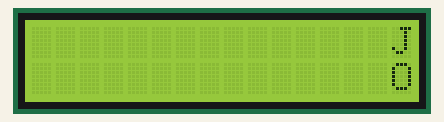
Bench run of a sketch on a simulated Arduino Uno, built with avr-gcc and run on an emulated ATmega328P. Shown: 16×2 character LCD.

Above: at 0.19 s.
At 0.95 s:
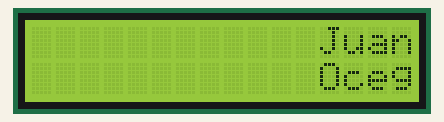
At 1.46 s:
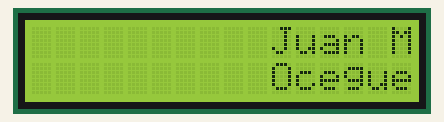
At 1.96 s:
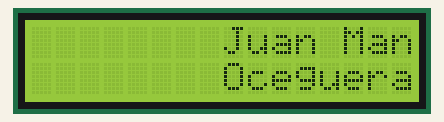
At 3.9 s:
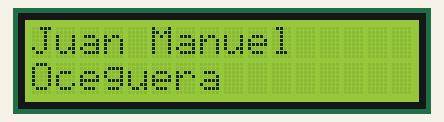
At 6.76 s:
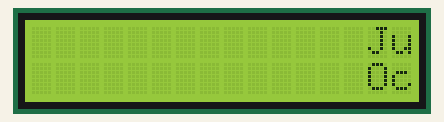

The sketch:

Liquid_crystal_display.ino
```cpp
#include<LiquidCrystal.h>    // include the library code:
LiquidCrystal lcd(12, 11, 5, 4, 3, 2);    // initialize the interface pins

void setup() {
  lcd.begin(16, 2);    // set up the LCD's number of columns and rows:
}
void loop() {
//  lcd.setCursor(1, 0);
//  lcd.print("Principios de");// Print a message to the LCD.
//  lcd.setCursor(2, 1);
//  lcd.print("Mecatronica");
//
////Texto parpadee
//  lcd.setCursor(1, 0);
//  lcd.print("Principios de");// Print a message to the LCD.
//  lcd.setCursor(2, 1);
//  lcd.print("Mecatronica");
//  delay(750);
//  lcd.clear();
//  delay(250);

//Imprimir el nombre
  lcd.clear();
  lcd.setCursor(15,0);
  lcd.print("J");
  lcd.setCursor(15,1);
  lcd.print("O");
  delay(250);

  lcd.clear();
  lcd.setCursor(14,0);
  lcd.print("Ju");
  lcd.setCursor(14,1);
  lcd.print("Oc");
  delay(250);

  lcd.clear();
  lcd.setCursor(13,0);
  lcd.print("Jua");
  lcd.setCursor(13,1);
  lcd.print("Oce");
  delay(250);

  lcd.clear();
  lcd.setCursor(12,0);
  lcd.print("Juan");
  lcd.setCursor(12,1);
  lcd.print("Oceg");
  delay(250);

  lcd.clear();
  lcd.setCursor(11,0);
  lcd.print("Juan ");
  lcd.setCursor(11,1);
  lcd.print("Ocegu");
  delay(250);

  lcd.clear();
  lcd.setCursor(10,0);
  lcd.print("Juan M");
  lcd.setCursor(10,1);
  lcd.print("Ocegue");
  delay(250);

  lcd.clear();
  lcd.setCursor(9,0);
  lcd.print("Juan Ma");
  lcd.setCursor(9,1);
  lcd.print("Oceguer");
  delay(250);

  lcd.clear();
  lcd.setCursor(8,0);
  lcd.print("Juan Man");
  lcd.setCursor(8,1);
  lcd.print("Oceguera");
  delay(250);

  lcd.clear();
  lcd.setCursor(7,0);
  lcd.print("Juan Manu");
  lcd.setCursor(7,1);
  lcd.print("Oceguera");
  delay(250);

  lcd.clear();
  lcd.setCursor(6,0);
  lcd.print("Juan Manue");
  lcd.setCursor(6,1);
  lcd.print("Oceguera");
  delay(250);

  lcd.clear();
  lcd.setCursor(5,0);
  lcd.print("Juan Manuel");
  lcd.setCursor(5,1);
  lcd.print("Oceguera");
  delay(250);

  lcd.clear();
  lcd.setCursor(4,0);
  lcd.print("Juan Manuel");
  lcd.setCursor(4,1);
  lcd.print("Oceguera");
  delay(250);

  lcd.clear();
  lcd.setCursor(3,0);
  lcd.print("Juan Manuel");
  lcd.setCursor(3,1);
  lcd.print("Oceguera");
  delay(250);

  lcd.clear();
  lcd.setCursor(2,0);
  lcd.print("Juan Manuel");
  lcd.setCursor(2,1);
  lcd.print("Oceguera");
  delay(250);

  lcd.clear();
  lcd.setCursor(1,0);
  lcd.print("Juan Manuel");
  lcd.setCursor(1,1);
  lcd.print("Oceguera");
  delay(250);

  lcd.clear();
  lcd.print("Juan Manuel");
  lcd.setCursor(0,1);
  lcd.print("Oceguera");
  delay(2500);

}
```

Measured:
- by itself, everything shown: repeats every 6.3 s, in 16 steps
- what the display in image 4 shows lasts 2.5 s, from 3.9 s to 6.4 s
